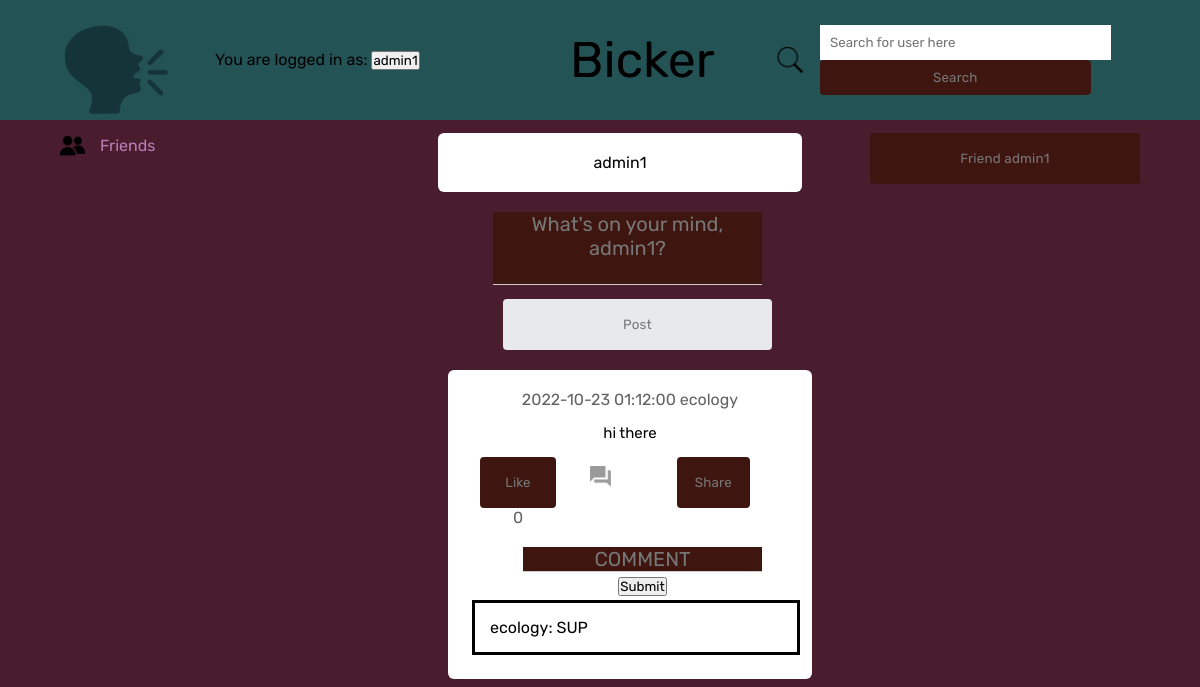
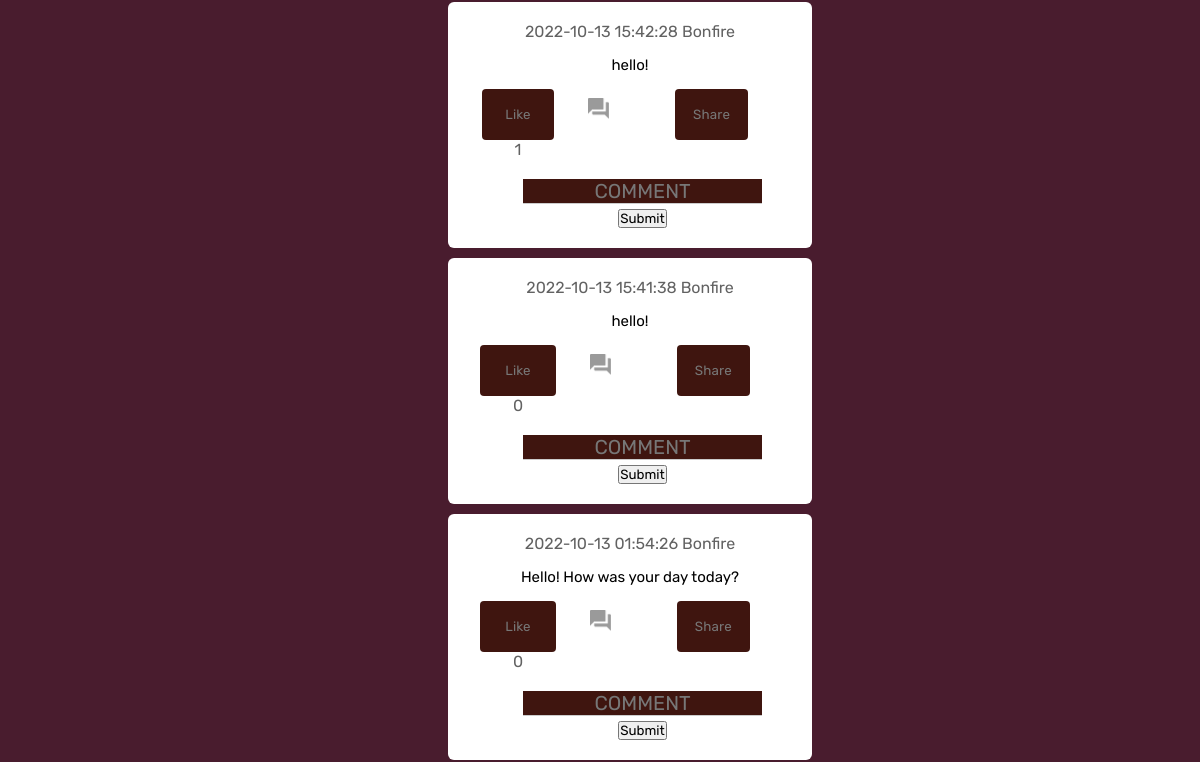
Before: /frontpage (signed in, upper part) with the older database file (2 pictures, top to bottom).
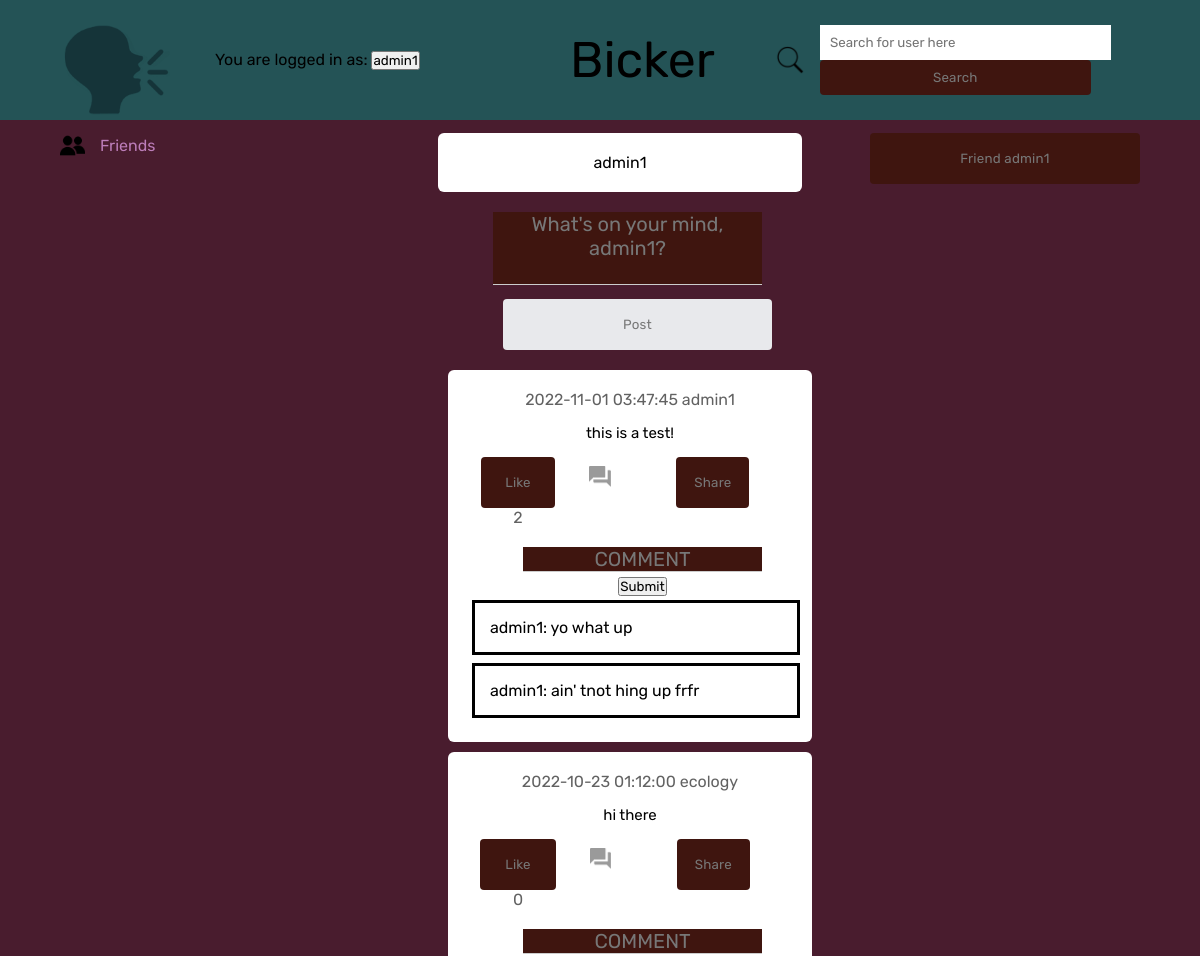
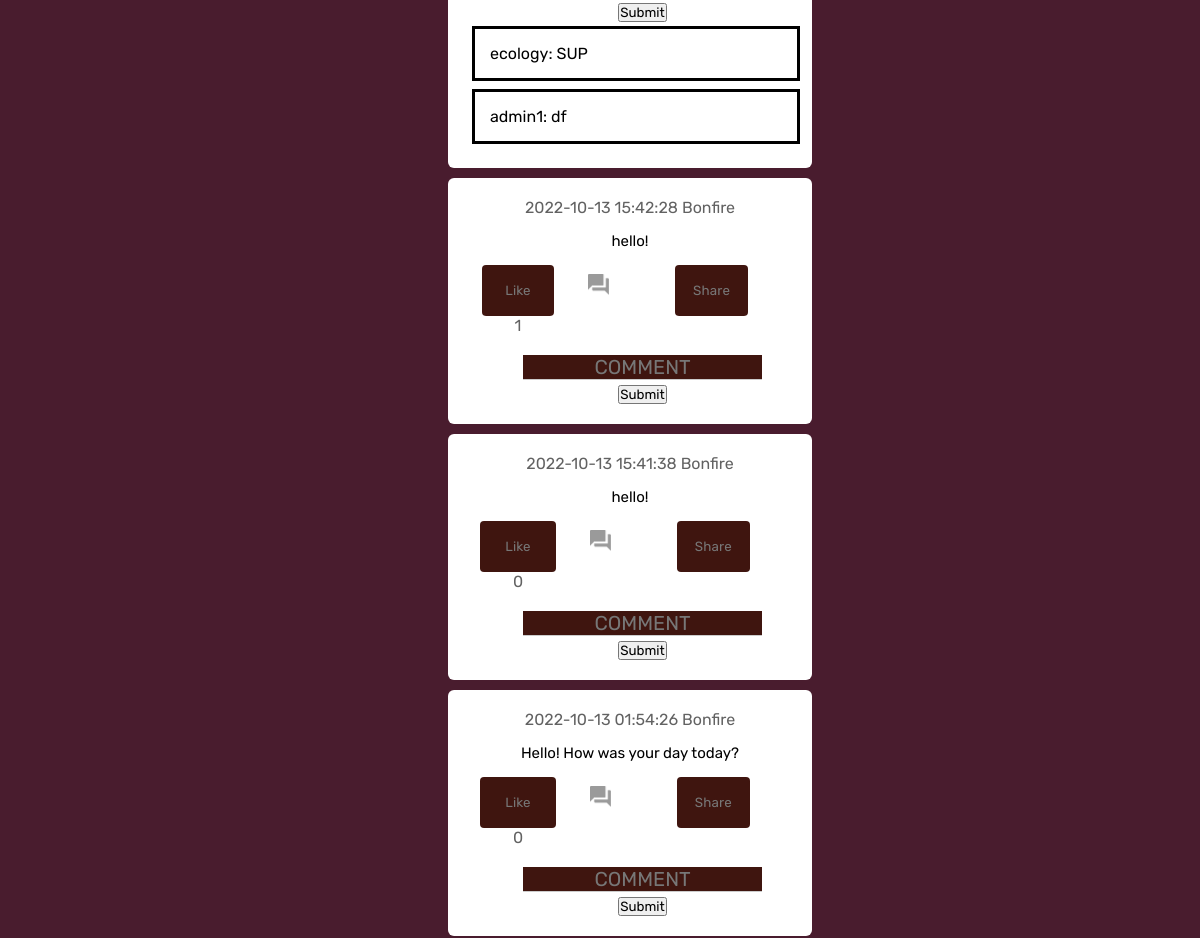
After: the same page with the newer database file (2 pictures, top to bottom).
### tables this page shows
CREATE TABLE posts (
    id INTEGER PRIMARY KEY AUTOINCREMENT,
    content text NOT NULL,
    username text NOT NULL,
    created_at DATETIME DEFAULT CURRENT_TIMESTAMP, likes INT DEFAULT 0,
    FOREIGN KEY(username) REFERENCES users(username)
);

CREATE TABLE comments(
                    comment_id INTEGER PRIMARY KEY AUTOINCREMENT,
                    commenter_user TEXT NOT NULL,
                    comment_time DATETIME DEFAULT CURRENT_TIMESTAMP,
                    post_id INTEGER NOT NULL, comment_content TEXT,
                    FOREIGN KEY (post_id) REFERENCES posts(id)
                    );

### app.py (the view)
@app.route('/frontpage', methods=['GET', 'POST'])
def frontpage():
    global current_user
    global current_page
    if current_user is None:
        return redirect("/login")
    conn = db_connection()
    cursor = conn.cursor()
    cursor.execute("""SELECT id, content, username, created_at, likes, follower_name
                  FROM posts
                  INNER JOIN followers ON username=followed_name
                  WHERE follower_name=?
                  UNION ALL
                  SELECT id, content, username, created_at, likes, 'blank' AS follower_name
                  FROM posts
                  WHERE username=?
                  UNION ALL
                  SELECT id, content, username, created_at, likes, 'blank' AS follower_name
                  FROM posts
                  INNER JOIN shared_posts ON id=post_id
                  WHERE shared_userid=?
                  ORDER BY id DESC""", (current_user, current_user, current_user))
    post_list = []
    for row in cursor.fetchall():
            post_list.append(row)
    if not post_list:
        cursor.execute("""SELECT * FROM posts WHERE id=12""")
        for row in cursor.fetchall():
            post_list.append(row)
    cursor.execute("""SELECT * FROM comments
                    ORDER BY comment_id ASC""")
    comment_list = []
    for row in cursor.fetchall():
            comment_list.append(row)
    if request.method == 'POST':
        if request.form.get("post-input") is not None:
            new_post = request.form['post-input']
            sql_query = """INSERT INTO posts (content, username)
                    VALUES (?, ?)"""
            cursor = cursor.execute(sql_query, (new_post, current_user))
            conn.commit()
            sql_query = """SELECT id, content, username, created_at, likes, follower_name
                  FROM posts
                  INNER JOIN followers ON username=followed_name
                  WHERE follower_name=?
                  UNION ALL
                  SELECT id, content, username, created_at, likes, 'blank' AS follower_name
                  FROM posts
                  WHERE username=?
                  UNION ALL
                  SELECT id, content, username, created_at, likes, 'blank' AS follower_name
                  FROM posts
                  INNER JOIN shared_posts ON id=post_id
                  WHERE shared_userid=?
                  ORDER BY id DESC"""
            cursor.execute(sql_query, (current_user, current_user, current_user))
            post_list.clear()
            for row in cursor.fetchall():
                post_list.append(row)
            current_page = current_user
            return render_template('frontpage.html', user=current_user, postlist = post_list,
                                    currentuser=current_user, commentlist = comment_list)
        elif request.form.get("searchuser") is not None:
            current_search = request.form['searchuser']
            sql_query = """SELECT * FROM posts WHERE username=? ORDER BY id DESC"""
            cursor.execute(sql_query, (current_search,))
            post_list.clear()
            for row in cursor.fetchall():
                post_list.append(row)
            current_page = current_search
            print (current_page)
            return render_template('frontpage.html', user=current_search, postlist = post_list,
                                    currentuser=current_user, commentlist = comment_list)
        elif request.form.get("frienduser") is not None:
            sql_query = """SELECT * FROM followers WHERE follower_name=? AND followed_name=?"""
            cursor = cursor.execute(sql_query, (current_user, current_page))
            follower_list = []
            for row in cursor.fetchall():
                follower_list.append(row)
            if current_user == current_page:
                pass
            elif not follower_list:
                friend_status = 0
                sql_query = """INSERT INTO followers (follower_name, followed_name, status)
                     VALUES (?, ?, ?)"""
                cursor = cursor.execute(sql_query, (current_user, current_page, friend_status))
                conn.commit()
            sql_query = """SELECT * FROM posts WHERE username=? ORDER BY id DESC"""
            cursor.execute(sql_query, (current_page,))
            post_list.clear()
            for row in cursor.fetchall():
                post_list.append(row)
            return render_template('frontpage.html', user=current_page, postlist = post_list,
                                    currentuser=current_user, commentlist = comment_list)
        elif request.form.get("friendlist") is not None:
            return redirect("/friends")
        elif request.form.get('sharebutton') is not None:
            sharedID = request.form.get('sharebutton')
            sql_query = """INSERT INTO shared_posts (shared_userid, post_id)
                     VALUES (?, ?)"""
            cursor.execute(sql_query, (current_user, sharedID,))
            conn.commit()
            sql_query = """SELECT * FROM posts WHERE username=? ORDER BY id DESC"""
            cursor.execute(sql_query, (current_page,))
            post_list.clear()
            for row in cursor.fetchall():
                post_list.append(row)
            return render_template('frontpage.html', user=current_page, postlist = post_list,
                                    currentuser=current_user, commentlist = comment_list)
        elif request.form.get('likebutton') is not None:
            likedID = request.form.get('likebutton')
            sql_query = """UPDATE posts SET likes = likes + 1 WHERE id = ?"""
            cursor.execute(sql_query, (likedID,))
            conn.commit()
            return redirect("/frontpage")
        elif request.form.get('return') is not None:
            return redirect("/frontpage")
        elif request.form.get('commentbutton') is not None:
            if request.form.get('comment-button') is None:
                return redirect("/frontpage")
            else:
                post_id = request.form.get('commentbutton')
                comment_content = request.form.get('comment-button')
                sql_query = """INSERT INTO comments (commenter_user, post_id, comment_content)
                            VALUES (?, ?, ?)"""
                cursor.execute(sql_query, (current_user, post_id, comment_content,))
                conn.commit()
                return redirect("/frontpage")
    else:
        current_page = current_user
        return render_template('frontpage.html', user=current_user, postlist = post_list,
                                currentuser=current_user, commentlist = comment_list)

### app.py (called while the page is built)
def db_connection():
    conn = None
    try:
        conn = sqlite3.connect("bickerdb.sqlite")
    except sqlite3.error as e:
        print(e)
    return conn

### templates/frontpage.html (shortened to what this page needs)
<!DOCTYPE html>
<html lang="en">
<head>
    <link rel= "stylesheet" type= "text/css" href= "{{ url_for('static',filename='stylefront.css') }}">
</head>
<body>
    <nav>
        <div class = "nav-left">
            <img src="{{ url_for('static', filename='bickerlogo.png') }}" alt="Bicker Logo" class = "logo">
            <form action="" method="post">
                You are logged in as:
                <input class="btn btn-default" name="return" type="submit" value="{{ currentuser }}">
            </form>
        </div>
        <div class = "nav-middle">
            Bicker
        </div>
        <div class = "nav-right">
            <div class = "search-box">
                <img src = "{{ url_for('static', filename='searchicon.png') }}" alt = "search icon">
            <form action="" method="post">
                <input type="text" placeholder="Search for user here" name="searchuser" value="{{
                    request.form.searchuser }}">
                <input class="searchbutton" type="submit" value="Search">
            </form>
            </div>
        </div>
    </nav>
    <div class="container">
        <div class="left-sidebar">
            <div class="important-links">
                <a href="{{ url_for('friends_list') }}" style = "color: #bc7db9;"><img src = "{{ url_for('static', filename='friendsicon.png') }}" alt = "friends icon">Friends</a>
            </div>
        </div>
        <div class="main-content">
            <div class="write-post-container">
                <div>
                    <p> {{ user }} </p>
                </div>
            </div>
            <div class="post-input-container">
                <form action="{{ url_for('frontpage') }}" method="post">
                    <textarea name = "post-input" id = "post-input" placeholder = "What's on your mind, {{ currentuser }}?" rows = 3></textarea>
                    <button type = "submit" class = "postsubmit">
                        Post
                    </button>
                </form>
            </div>
            {% for row in postlist %}
            <div class="post-container">
                <div class="timestamp">
                    <span>{{ row[3] }}</span>
                    <span>{{ row[2] }}</span>
                </div>
                <p class = "post-text">{{ row[1] }}</p>
                <div class="post-row">
                    <div class = "activity-icons">
                        <div><form action="" method="post">
                            <input type="submit" value="Like" class = "likebutton">
                            <span>{{ row[4] }}</span>
                        </form>
                        </div>
                            <div>
                                <img src = "{{ url_for('static', filename='comments.png') }}">
                            </div>
                        <div>
                            <form action="" method="post">
                                <input type="submit" value="Share" class="sharebutton">
                            </form>
                        </div>
                        <div class="post-input-container">
                            <form action="{{ url_for('frontpage') }}" method="post">
                                <textarea name = "comment-button" id = "comment-button" placeholder = "COMMENT" rows = 1 style="color:#bc7db9"></textarea>
                                <input type="submit">
                            </form>
                        </div>
                            {% for thing in commentlist %}
                                {% if thing[3] == row[0]%}
                                <div class="comment-container" >
                                {{ thing[1] }}:
                                {{ thing[4] }}
                                </div>
                                <br />
                                {%endif%}
                           {% endfor %}
                    </div>
                </div>
            </div>
            {% endfor %}
        </div>
        <div class="right-sidebar">
            <form action="" method="post">
                <input class="friendbutton" name="frienduser" type="submit" value="Friend {{ user }}">
            </form>
        </div>
    </div>
</body>
</html>

### static/stylefront.css (style rules this page uses)
* { margin: 0; padding: 0; font-family: 'Rubik', sans-serif; }
body { background: #491c2e; }
nav { display: flex; align-items: center; justify-content: space-between; background: #245356; padding: 5px 5%; position: sticky; top: 0; z-index: 100; }
.logo { width: 110px; margin-right: 45px; }
.nav-left, .nav-right { display: flex; align-items: center; }
.nav-middle { font-size: 50px; position: absolute; left: 47.5%; }
.nav-right img { width: 30px; margin-right: 15px; }
.friendbutton { width: 100%; border: none; padding: 18px; font-family: 'Rubik', sans-serif; cursor: pointer; background: #3f150f; color: #777; border-top-right-radius: 4px; border-top-left-radius: 4px; border-bottom-left-radius: 4px; border-bottom-right-radius: 4px; letter-spacing: 0.2px; outline: 0; transition: all .3s; text-align: center; }
.searchbutton { width: 100%; border: none; padding: 18px; font-family: 'Rubik', sans-serif; cursor: pointer; background: #3f150f; color: #777; border-top-right-radius: 4px; border-top-left-radius: 4px; border-bottom-left-radius: 4px; border-bottom-right-radius: 4px; letter-spacing: 0.2px; outline: 0; transition: all .3s; text-align: center; }
.search-box { width: 350px; border-radius: 20px; display: flex; align-items: center; padding: 0 15px; background: transparent; }
.search-box input { width: 100%; padding: 10px; outline: none; border: 0; }
.container { display: flex; justify-content: space-between; padding: 13px 5%; }
.left-sidebar { flex-basis: 25%; position: sticky; top: 70px; align-self: flex-start; border-radius: 3%; }
.right-sidebar { flex-basis: 25%; position: sticky; top: 70px; align-self: flex-start; border-radius: 3%; }
.main-content { flex-basis: 30%; }
.important-links a { text-decoration: none; display: flex; align-items: center; margin-bottom: 30px; width: fit-content; }
.important-links img { width: 25px; margin-right: 15px; }
.write-post-container { width: 100%; background: #fff; border-radius: 6px; padding: 20px; columns: #626262; text-align: center; }
.post-input-container { padding-left: 55px; padding-top: 20px; }
.post-input-container textarea { width: 100%; border: 0; outline: 0; border-bottom: 1px solid #ccc; background: #3f150f; color: #bc7db9; text-align: center; font-size: 20px; resize: none; }
.post-input-container textarea::placeholder { color: #777; }
.post-container { width:100%; background: #fff; border-radius: 6px; padding: 20px; color: #626262; text-align: center; margin:10px; }
.post-text { color: black; margin: 15px 0; font-size: 15px; }
.comment-container { outline: solid; color: #000; padding: 15px; margin: 7px; position: relative; width: 90% }
.postsubmit { width: 100%; border: none; padding: 18px; font-family: 'Rubik', sans-serif; cursor: pointer; background: #e8e9ec; color: #777; border-top-right-radius: 4px; border-top-left-radius: 4px; border-bottom-left-radius: 4px; border-bottom-right-radius: 4px; letter-spacing: 0.2px; outline: 0; transition: all .3s; text-align: center; align-items: center; margin: 10px; }
.post-row { display: flex; align-items: center; justify-content: space-between; }
.activity-icons div img { width: 40%; margin-right: 10px; }
.activity-icons div { display: inline-flex; align-items: center; margin-right: 30px; }
.likebutton { width: 100%; border: none; padding: 18px; font-family: 'Rubik', sans-serif; cursor: pointer; background: #3f150f; color: #777; border-top-right-radius: 4px; border-top-left-radius: 4px; border-bottom-left-radius: 4px; border-bottom-right-radius: 4px; letter-spacing: 0.2px; outline: 0; transition: all .3s; text-align: center; }
.sharebutton { width: 100%; border: none; padding: 18px; font-family: 'Rubik', sans-serif; cursor: pointer; background: #3f150f; color: #777; border-top-right-radius: 4px; border-top-left-radius: 4px; border-bottom-left-radius: 4px; border-bottom-right-radius: 4px; letter-spacing: 0.2px; outline: 0; transition: all .3s; text-align: center; }

Changed rows visible on the page:
added posts: created_at "2022-11-01 03:47:45", username "admin1", content "this is a test!", likes "2"
added comments: commenter_user "admin1", comment_content "yo what up", shown under "2022-11-01 03:47:45"
added comments: commenter_user "admin1", comment_content "ain' tnot hing up frfr", shown under "2022-11-01 03:47:45"
added comments: commenter_user "admin1", comment_content "df", shown under posts "ecology"
